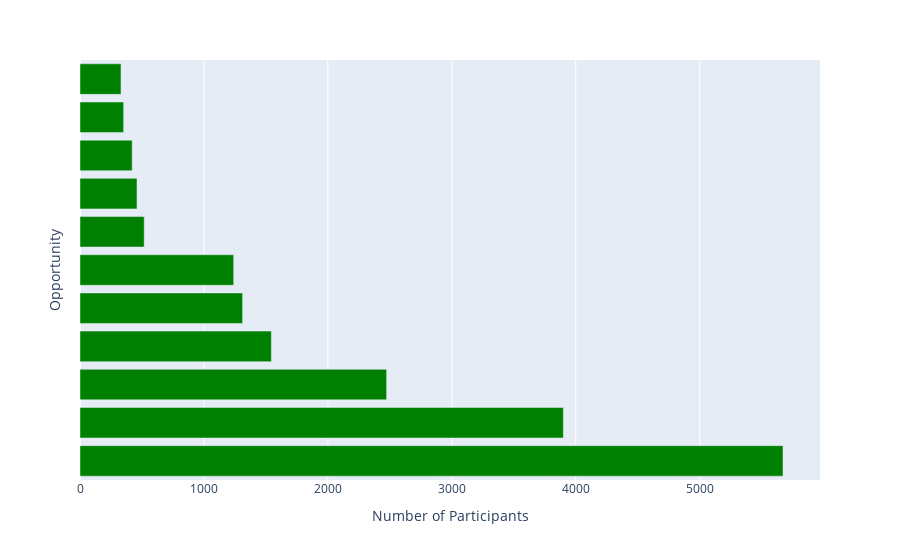

Notebook cell for this chart:
### Code cell
fig = px.bar(top_10_opportunities, y="Opportunity", x="Number of Participants", orientation='h', color_discrete_sequence=["green"])
fig.update_layout(yaxis_showticklabels=False)  # Hide x-axis labels
fig.show()

### Figure 1 — Plotly figure (JSON) as saved in the notebook; plotly's stock layout.template omitted (floating-point values rounded to 4 significant figures)
{"data": [{"alignmentgroup": "True", "hovertemplate": "Number of Participants=%{x}<br>Opportunity=%{y}<extra></extra>", "legendgroup": "", "marker": {"color": "green", "pattern": {"shape": ""}}, "name": "", "offsetgroup": "", "orientation": "h", "showlegend": false, "textposition": "auto", "type": "bar", "x": [5672, 3900, 2474, 1544, 1312, 1240, 518, 460, 421, 352, 331], "xaxis": "x", "y": ["Data Visualization", "Project Management", "Digital Marketing", "Health Care Management", "Innovation & Entrepreneurship", "Career Essentials: Getting Started with Your Professional Journey", "Linked Up: The LinkedIn Makeover Workshop", "CPR/AED Certification", "Epidemiology Training Internship", "Money Matters: A Personal Finance Workshop", "Leadership Launchpad"], "yaxis": "y"}], "layout": {"autosize": true, "barmode": "relative", "legend": {"tracegroupgap": 0}, "margin": {"t": 60}, "xaxis": {"anchor": "y", "autorange": true, "domain": [0, 1], "range": [0, 5971.0], "title": {"text": "Number of Participants"}, "type": "linear"}, "yaxis": {"anchor": "x", "autorange": true, "domain": [0, 1], "range": [-0.5, 10.5], "showticklabels": false, "title": {"text": "Opportunity"}, "type": "category"}}}
